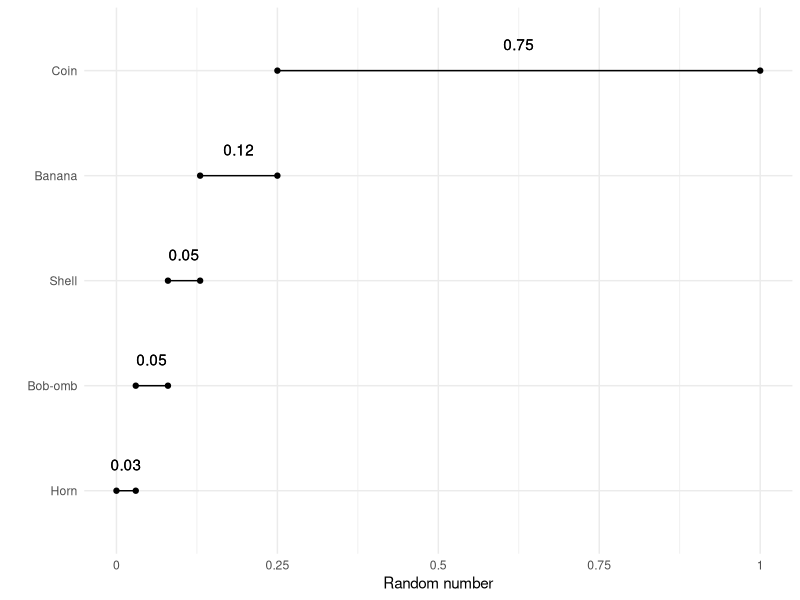
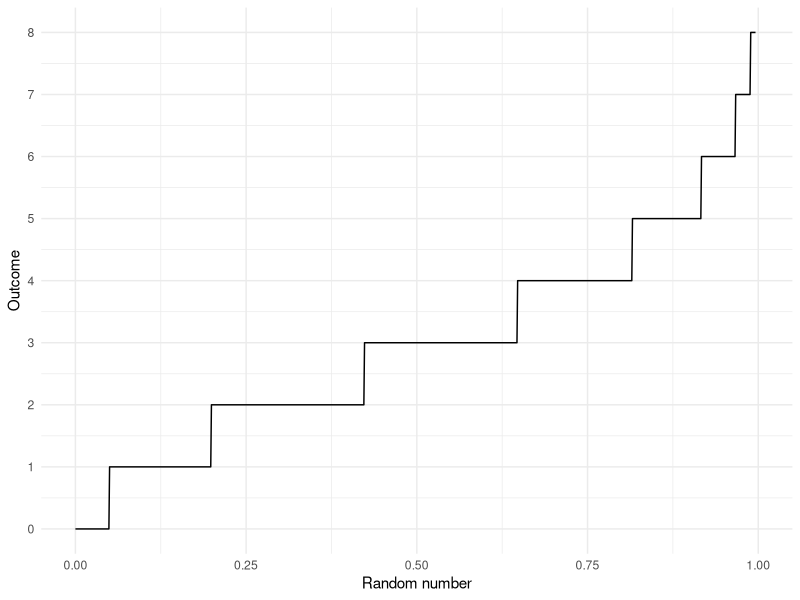

These charts were generated, in order, by the following R code:
## ---- chunk 1
library(tidyverse)
knitr::opts_chunk$set(echo = FALSE, fig.align = "center")
## ---- chunk 2
mario <- tibble(
	item = c("Banana", "Bob-omb", "Coin", "Horn", "Shell"),
	prob = c(0.12, 0.05, 0.75, 0.03, 0.05)
) %>% 
	mutate(item = fct_reorder(item, prob)) %>% 
	arrange(desc(item)) %>% 
	mutate(right = cumsum(prob),
		   left  = lag(right) %>% replace_na(0)) %>% 
	gather(key = "position", value = "step", left, right) %>% 
	group_by(item) %>% 
	mutate(middle = mean(step))
ggplot(mario, aes(x = step, y = item, group = item)) +
	geom_line() +
	geom_point() +
	geom_text(aes(label = prob, x = middle), position = position_nudge(y = 0.25)) +
	theme_minimal() +
	labs(x = "Random number", y = "") +
	scale_x_reverse(breaks = seq(0, 1, by = 0.25),
					labels = seq(0, 1, by = 0.25) %>% rev())
## ---- chunk 3
ggplot(tibble(x = 0:1), aes(x)) + 
	stat_function(fun = function(x) qpois(x, lambda = 3), n = 1000) +
	theme_minimal() +
	scale_y_continuous("Outcome", breaks = 0:8, limits = c(0, 8)) +
	xlab("Random number")
